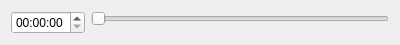
<?xml version="1.0" encoding="UTF-8"?>
<ui version="4.0">
 <class>TimeEditForm</class>
 <widget class="QWidget" name="TimeEditForm">
  <property name="geometry">
   <rect>
    <x>0</x>
    <y>0</y>
    <width>400</width>
    <height>39</height>
   </rect>
  </property>
  <property name="sizePolicy">
   <sizepolicy hsizetype="Preferred" vsizetype="Minimum">
    <horstretch>0</horstretch>
    <verstretch>0</verstretch>
   </sizepolicy>
  </property>
  <property name="windowTitle">
   <string>Form</string>
  </property>
  <layout class="QFormLayout" name="formLayout">
   <item row="0" column="0">
    <widget class="QTimeEdit" name="timeEdit"/>
   </item>
   <item row="0" column="1">
    <widget class="QSlider" name="horizontalSlider">
     <property name="orientation">
      <enum>Qt::Horizontal</enum>
     </property>
    </widget>
   </item>
  </layout>
 </widget>
 <resources/>
 <connections/>
</ui>
